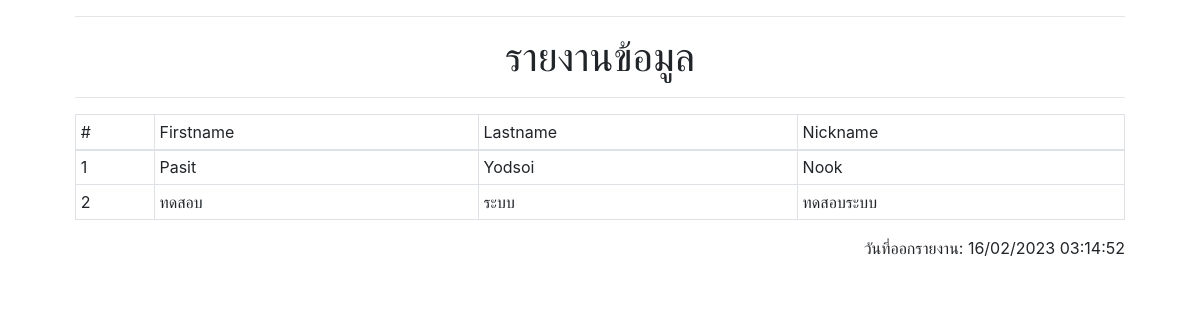
The app's page /report, older data.
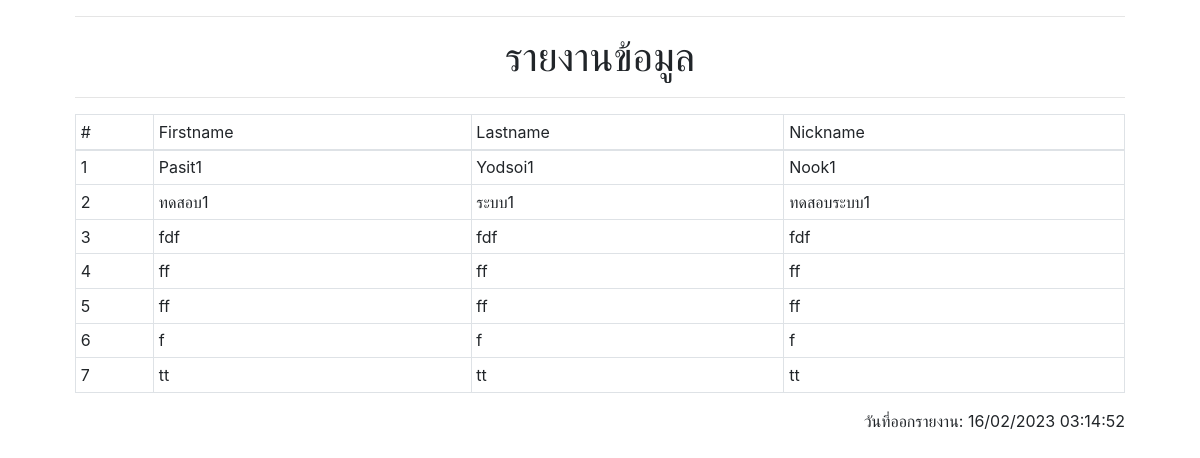
The same page, newer data.
### app.py (models this page shows)
class users(db.Model):
   __tablename__ = 'users'
   id = db.Column(db.Integer, primary_key = True)
   username = db.Column(db.String(50))
   password = db.Column(db.String(20))
   fname = db.Column(db.String(20))
   lname = db.Column(db.String(20))
   nickname = db.Column(db.String(20))

### app.py (the view)
@app.route("/report")
def report():
    today = datetime.now()
    dt = today.strftime('%d/%m/%Y %H:%M:%S')
    result = users.query.all()
    return render_template('report.html', data=[result,dt])

### templates/report.html (shortened to what this page needs)
{% extends "base2.html" %}
{%block content%}
<div class="container mt-3">
    <hr>
    <div align="center"><h1>รายงานข้อมูล</h1></div>
    <hr>
    <table class="table table-bordered table-sm" id="showData" style="border-color: black;">
        <thead>
            <tr>
                <td>#</td>
                <td>Firstname</td>
                <td>Lastname</td>
                <td>Nickname</td>
            </tr>
        </thead>
        {% for row in data[0] %}
            <tr>
                <td>{{loop.index}}</td>
                <td>{{row.fname}}</td>
                <td>{{row.lname}}</td>
                <td>{{row.nickname}}</td>
            </tr>
        {% endfor %}
    </table>
    <div align="right">วันที่ออกรายงาน: {{data[1]}}</div>
</div>
{% endblock %}

Row changes from the older to the newer data that the page shows:
changed users: fname "Pasit" → "Pasit1"; lname "Yodsoi" → "Yodsoi1"; nickname "Nook" → "Nook1"
changed users: fname "ทดสอบ" → "ทดสอบ1"; lname "ระบบ" → "ระบบ1"; nickname "ทดสอบระบบ" → "ทดสอบระบบ1"
added users: fname "fdf", lname "fdf", nickname "fdf"
added users: fname "ff", lname "ff", nickname "ff"
added users: fname "ff", lname "ff", nickname "ff"
added users: fname "f", lname "f", nickname "f"
added users: fname "tt", lname "tt", nickname "tt"
